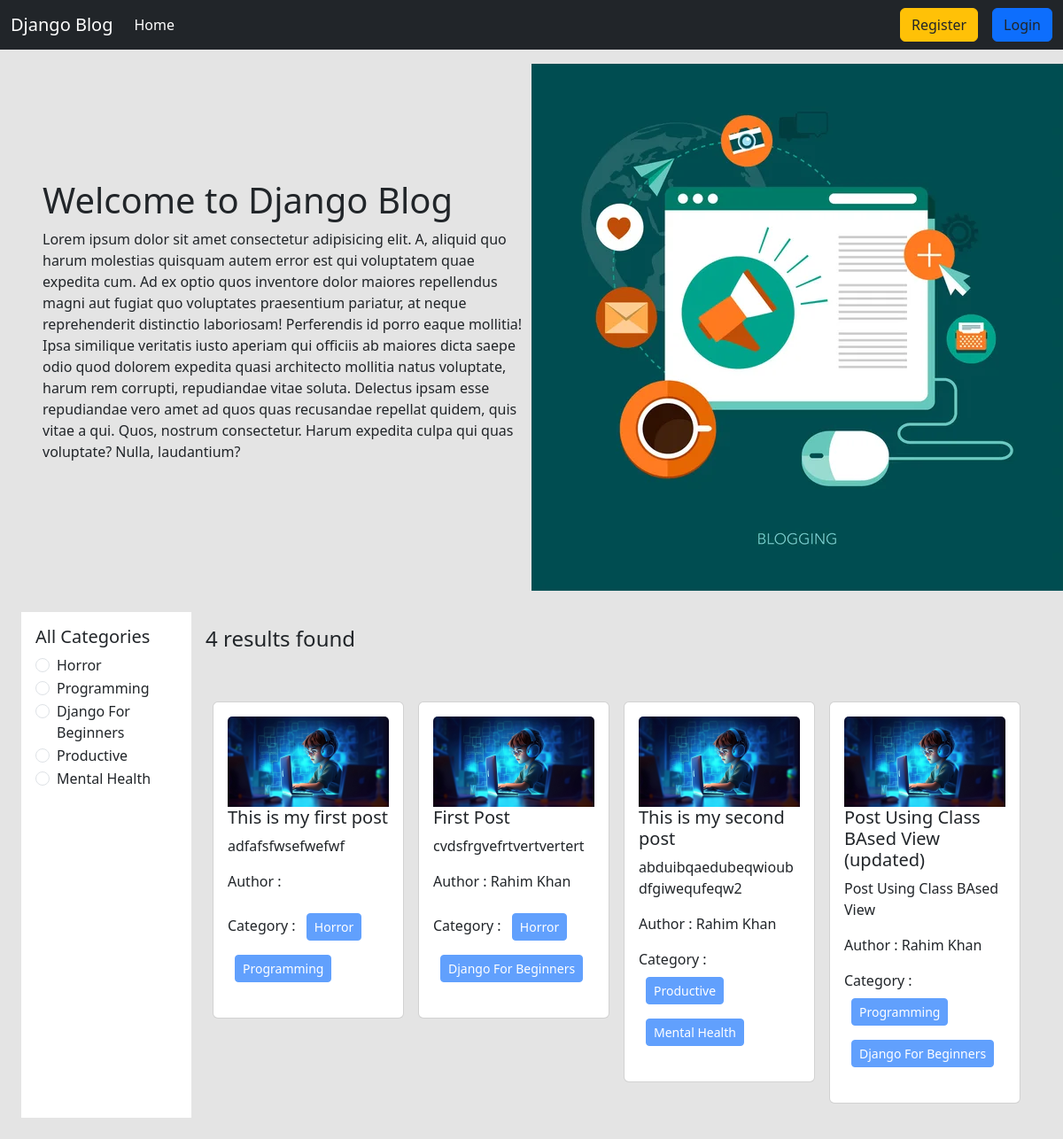
The app's page /, older data.
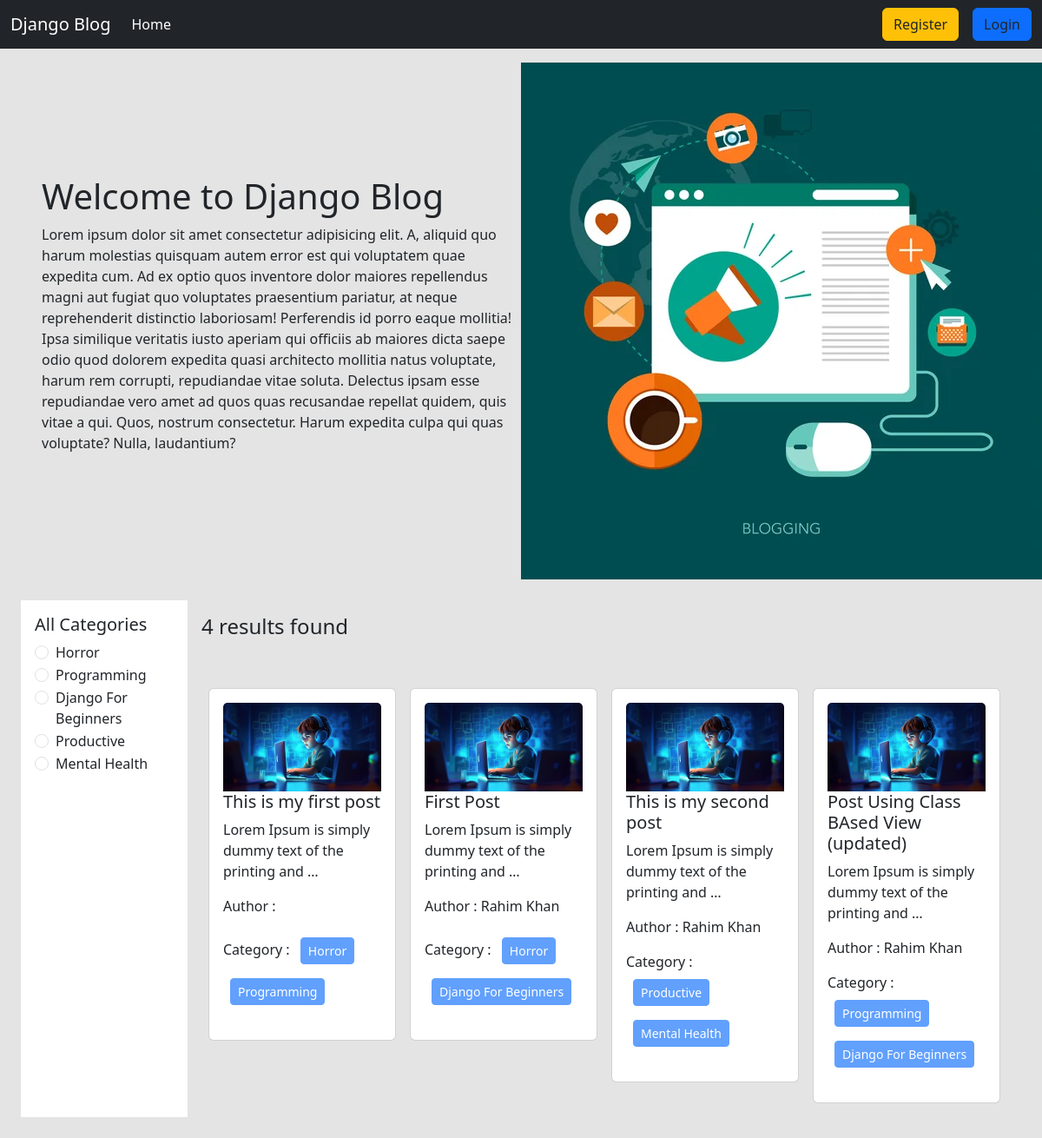
The same page, newer data.
### categories/models.py (models this page shows, shortened)
class Category(models.Model):
     name = models.CharField(max_length = 100)
     slug = models.SlugField(max_length = 100, unique = True, null = True, blank = True)

### posts/models.py (models this page shows, shortened)
class Post(models.Model):
    title = models.CharField(max_length = 50)
    content = models.TextField()
    category = models.ManyToManyField(Category) # ekta post multiple categorir moddhe thakte pare abar ekta categorir moddhe multiple post thakte pare
    author = models.ForeignKey(User,on_delete = models.CASCADE)
    image = models.ImageField(upload_to='posts/media/uploads/',blank=True,null=True)

### blog_project/views.py (the view)
# urls.py: 2. Add a URL to urlpatterns:  path('', views.home, name='home')
def home(request, category_slug = None):
    data = Post.objects.all()
    if category_slug is not None:
        category = Category.objects.get(slug = category_slug)
        data = Post.objects.filter(category = category)
    categories = Category.objects.all()
    return render(request,'home.html',{'data' : data, 'category' : categories})

### templates/home.html
{% extends 'base.html' %}
{% load static %}
{% block content %}
<div class="d-flex flex-wrap px-5 pt-3 align-items-center">
  <div class="col-6">
    <h1>Welcome to Django Blog</h1>
    <p>Lorem ipsum dolor sit amet consectetur adipisicing elit. A, aliquid quo harum molestias quisquam autem error est
      qui voluptatem quae expedita cum. Ad ex optio quos inventore dolor maiores repellendus magni aut fugiat quo
      voluptates praesentium pariatur, at neque reprehenderit distinctio laboriosam! Perferendis id porro eaque
      mollitia! Ipsa similique veritatis iusto aperiam qui officiis ab maiores dicta saepe odio quod dolorem expedita
      quasi architecto mollitia natus voluptate, harum rem corrupti, repudiandae vitae soluta. Delectus ipsam esse
      repudiandae vero amet ad quos quas recusandae repellat quidem, quis vitae a qui. Quos, nostrum consectetur. Harum
      expedita culpa qui quas voluptate? Nulla, laudantium?</p>
  </div>
  <div class="col-6">
    <img src="{% static 'header.jpg' %}">
  </div>
</div>
<div class="d-flex flex-wrap p-4">
  <div class="col-2 bg-white p-3">
    <h5>All Categories</h5>
    {% for cat in category %}
    <div class="form-check">
      <input class="form-check-input" type="radio" name=category id={{cat.id}}>
      <label class="form-check-label" for="{{cat.id}}">
        <a href="{% url 'category_wise_post' cat.slug %}" class="text-decoration-none text-dark">{{cat.name}}</a>
      </label>
    </div>
    {% endfor %}
  </div>
  <div class="col-10 p-3">
    <h4>{{data | length}} results found</h4>
    <div class="d-flex flex-wrap pt-5">
      {% for post in data %}
      <div class="col-sm-3 mb-3 mb-sm-0">
        <div class="card mx-2">
          <div class="card-body">
            <img class="card-img-top" src="{{post.image.url}}" alt="Card image cap">
            <h5 class="card-title"><a href="{% url 'detail_post' post.id %}"
                class="text-decoration-none text-dark">{{post.title}}</a></h5>
            <p class="card-text">{{post.content|truncatewords:10}}</p>
            <p>Author : {{post.author.first_name}} {{post.author.last_name}}</p>
            <p>
              Category : {% for cat in post.category.all %}
              <button class="btn btn-primary btn-sm m-2" disabled>{{cat.name}}</button>
              {% endfor %}
            </p>
          </div>
        </div>
      </div>
      {% endfor %}
    </div>
  </div>
</div>
{% endblock %}

### templates/base.html (shortened to what this page needs)
<!doctype html>
<html lang="en">
  <head>
    <link href="https://cdn.jsdelivr.net/npm/bootstrap@5.3.3/dist/css/bootstrap.min.css" rel="stylesheet">
  </head>
  <body style="background-color: #e4e4e4;">
    <nav class="navbar navbar-expand-lg navbar-dark bg-dark">
        <div class="container-fluid">
          <a class="navbar-brand" href="#">Django Blog</a>
          <div class="collapse navbar-collapse" id="navbarSupportedContent">
            <ul class="navbar-nav me-auto mb-2 mb-lg-0">
              <li class="nav-item">
                <a class="nav-link active" aria-current="page" href="{% url 'homepage' %}">Home</a>
              </li>
            </ul>
            <div class="d-flex">
              <ul class="navbar-nav me-auto mb-2 mb-lg-0">
              {% if request.user.is_authenticated %}
                  <li class="nav-item">
                    <a class="btn btn-warning text-dark mx-3" href="{% url 'profile' %}">Profile</a>
                  </li>
                  <li class="nav-item">
                    <a class="btn btn-danger text-dark mx-3" href="{% url 'user_logout' %}">Logout</a>
                  </li>
              {% else %}
                  <li class="nav-item">
                    <a class="btn btn-warning text-dark mx-3" href="{% url 'register' %}">Register</a>
                  </li>
                  <li class="nav-item">
                    <a class="btn btn-primary text-dark" href="{% url 'user_login' %}">Login</a>
                  </li>
              {% endif %}
            </ul>
            </div>
          </div>
        </div>
      </nav>
      {% block content %}
      {% endblock %}
  </body>
</html>

Row changes from the older to the newer data that the page shows:
changed Post "This is my first post": content "adfafsfwsefwefwf" → "Lorem Ipsum is simply dummy text of the printing and …"
changed Post "First Post": content "cvdsfrgvefrtvertvertert" → "Lorem Ipsum is simply dummy text of the printing and …"
changed Post "This is my second post": content "abduibqaedubeqwioubdfgiwequfeqw2" → "Lorem Ipsum is simply dummy text of the printing and …"
changed Post "Post Using Class BAsed View (updated)": content "Post Using Class BAsed View" → "Lorem Ipsum is simply dummy text of the printing and …"
